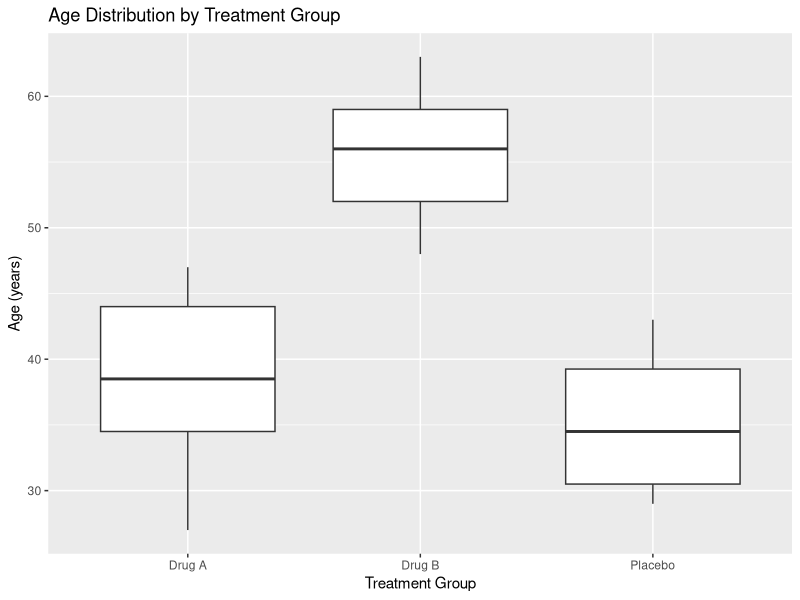
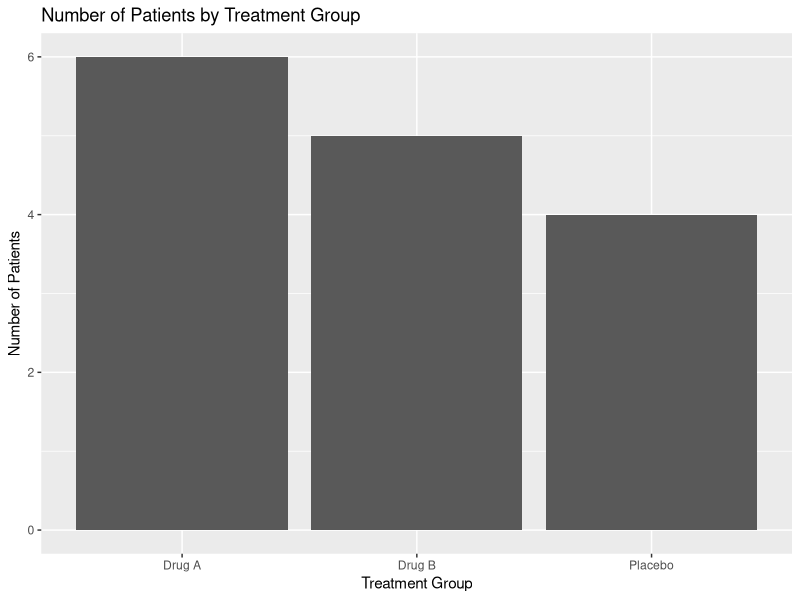
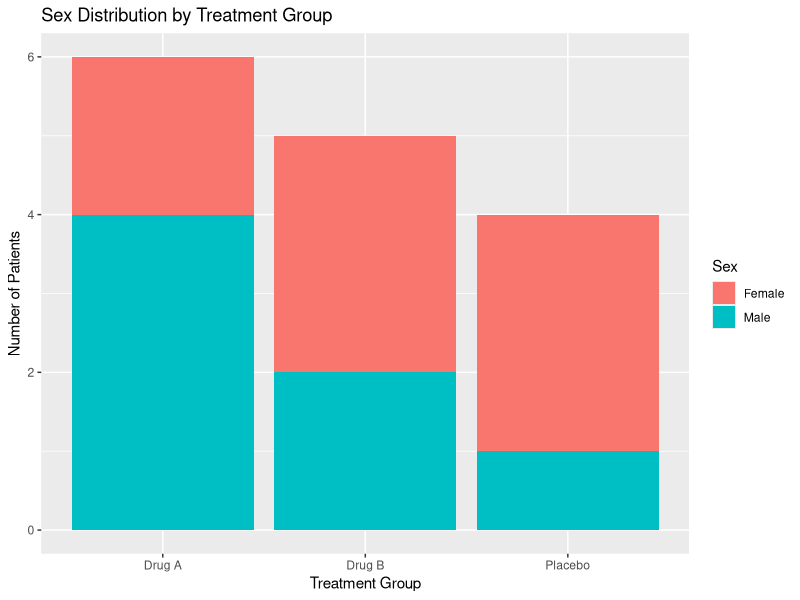
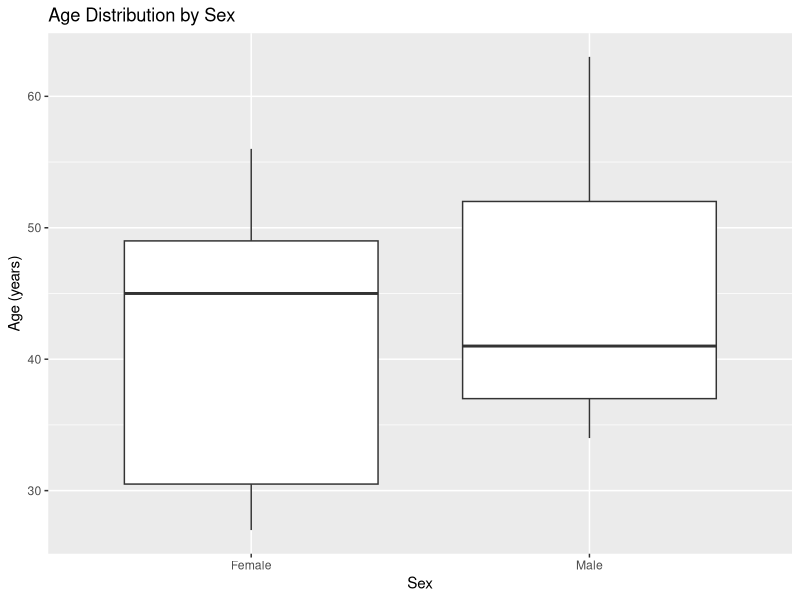
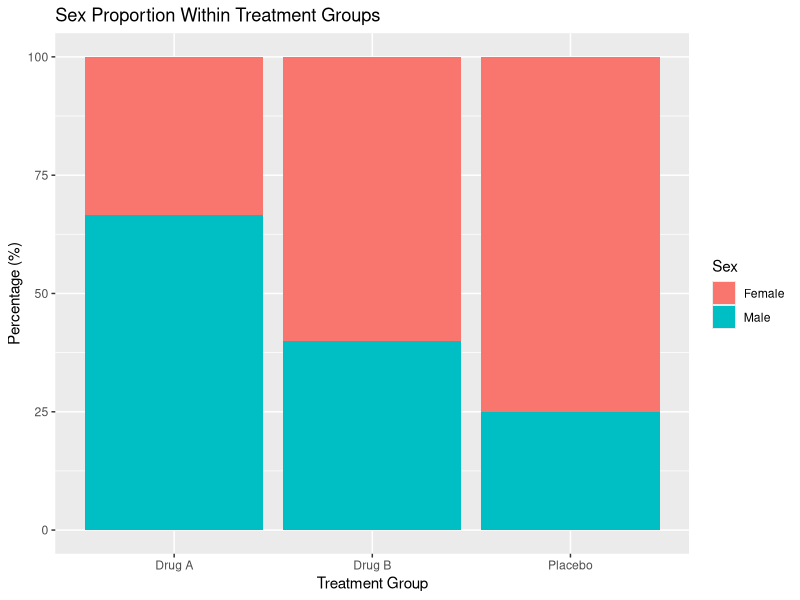
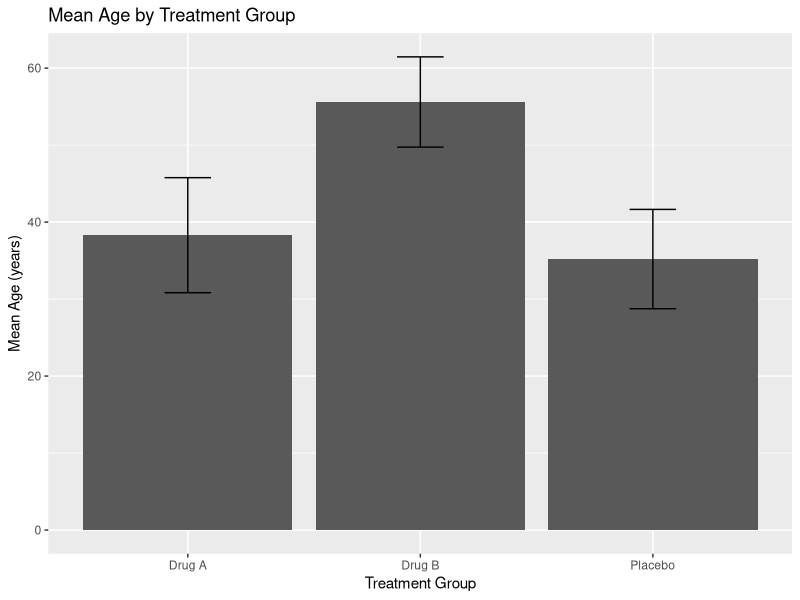

The R script that drew these images, in order: (Note: this script raises an error after producing the figures.)
# Clinical Trial Data Quality & Patient Analysis Using R
# Synthetic patient dataset
# Final cleaned portfolio script

# 1. Load packages
library(dplyr)
library(ggplot2)

# 2. Load data
# Update the path if your CSV is stored in another folder.
data <- read.csv("clean_patient_data.csv", stringsAsFactors = FALSE)

# 3. Inspect the dataset
head(data)
dim(data)
str(data)
summary(data)

# 4. Data-quality checks

# Missing values
colSums(is.na(data))

# Duplicate records
sum(duplicated(data))

# Duplicate patient IDs
sum(duplicated(data$Patient_ID))

# Age range
range(data$Age, na.rm = TRUE)

# Invalid ages
data %>%
  filter(Age < 18 | Age > 100)

# Categorical-value checks
unique(data$Sex)
unique(data$Treatment)
unique(data$Country)

# Frequency checks
table(data$Sex)
table(data$Treatment)
table(data$Country)

# Enrollment-date range
range(data$Enrollment_Date, na.rm = TRUE)

# 5. Convert enrollment date
data <- data %>%
  mutate(
    Enrollment_Date = as.Date(
      Enrollment_Date,
      format = "%d-%m-%Y"
    )
  )

str(data$Enrollment_Date)

# 6. Create a clean dataset
clean_data <- data

# Verify cleaned data
clean_data

# 7. Treatment-wise descriptive summary
treatment_summary <- clean_data %>%
  group_by(Treatment) %>%
  summarise(
    Number_of_Patients = n(),
    Mean_Age = mean(Age, na.rm = TRUE),
    Minimum_Age = min(Age, na.rm = TRUE),
    Maximum_Age = max(Age, na.rm = TRUE),
    .groups = "drop"
  )

treatment_summary

# 8. Treatment and sex distribution
treatment_sex_summary <- clean_data %>%
  group_by(Treatment, Sex) %>%
  summarise(
    Number_of_Patients = n(),
    .groups = "drop"
  )

treatment_sex_summary

# Percentage of each sex within treatment groups
percentage_data <- treatment_sex_summary %>%
  group_by(Treatment) %>%
  mutate(
    Percentage = Number_of_Patients /
      sum(Number_of_Patients) * 100
  ) %>%
  ungroup()

percentage_data

# 9. Visualizations

# Age distribution by treatment
ggplot(clean_data, aes(x = Treatment, y = Age)) +
  geom_boxplot() +
  labs(
    title = "Age Distribution by Treatment Group",
    x = "Treatment Group",
    y = "Age (years)"
  )

# Number of patients by treatment
ggplot(clean_data, aes(x = Treatment)) +
  geom_bar() +
  labs(
    title = "Number of Patients by Treatment Group",
    x = "Treatment Group",
    y = "Number of Patients"
  )

# Sex distribution by treatment
ggplot(clean_data, aes(x = Treatment, fill = Sex)) +
  geom_bar() +
  labs(
    title = "Sex Distribution by Treatment Group",
    x = "Treatment Group",
    y = "Number of Patients",
    fill = "Sex"
  )

# Age distribution by sex
ggplot(clean_data, aes(x = Sex, y = Age)) +
  geom_boxplot() +
  labs(
    title = "Age Distribution by Sex",
    x = "Sex",
    y = "Age (years)"
  )

# Sex proportion within treatment groups
ggplot(percentage_data, aes(x = Treatment, y = Percentage, fill = Sex)) +
  geom_col() +
  labs(
    title = "Sex Proportion Within Treatment Groups",
    x = "Treatment Group",
    y = "Percentage (%)",
    fill = "Sex"
  )

# 10. Final treatment summary
final_summary <- clean_data %>%
  group_by(Treatment) %>%
  summarise(
    N = n(),
    Mean_Age = round(mean(Age, na.rm = TRUE), 1),
    Median_Age = round(median(Age, na.rm = TRUE), 1),
    SD_Age = round(sd(Age, na.rm = TRUE), 2),
    .groups = "drop"
  )

final_summary

# Sort final summary
final_summary <- final_summary %>%
  arrange(Treatment)

final_summary

# 11. Final mean-age visualization with SD error bars
ggplot(final_summary, aes(x = Treatment, y = Mean_Age)) +
  geom_col() +
  geom_errorbar(
    aes(
      ymin = Mean_Age - SD_Age,
      ymax = Mean_Age + SD_Age
    ),
    width = 0.2
  ) +
  labs(
    title = "Mean Age by Treatment Group",
    x = "Treatment Group",
    y = "Mean Age (years)"
  )

# 12. Export final project outputs
write.csv(
  clean_data,
  "clean_patient_data.csv",
  row.names = FALSE
)

write.csv(
  final_summary,
  "final_treatment_summary.csv",
  row.names = FALSE
)
